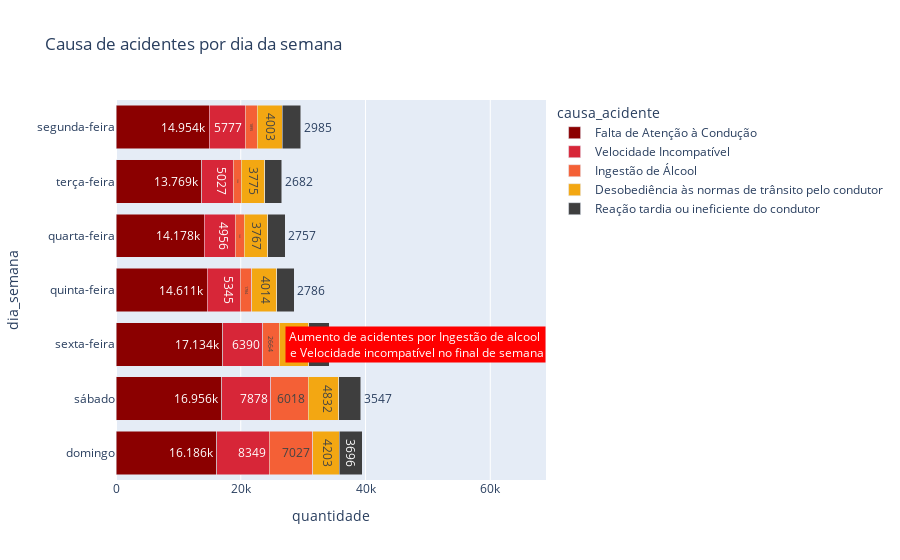

This figure's notebook cell:
### Code cell
fig = px.bar(df_counts,
             y="dia_semana",
             x="quantidade",
             color="causa_acidente",
             barmode="stack",
             orientation="h",
             title='Causa de acidentes por dia da semana',
             category_orders={'dia_semana': ['segunda-feira', 'terça-feira', 'quarta-feira', 'quinta-feira', 'sexta-feira', 'sábado', 'domingo']},
             text_auto=True,
             color_discrete_map={
                 "Falta de Atenção à Condução": "#8B0000",
                 "Velocidade Incompatível": "#D72638",
                 "Ingestão de Álcool": "#F46036",
                 "Desobediência às normas de trânsito pelo condutor": "#F3A712",
                 "Reação tardia ou ineficiente do condutor": "#3E3E3E"
             }  # Substitua pelos nomes corretos das causas
            )

fig.add_annotation(
    x=40000,  # Valor no eixo X onde a anotação será colocada
    y="sexta-feira",  # Dia da semana no eixo Y
    text="Aumento de acidentes por Ingestão de alcool <br> e Velocidade incompatível no final de semana",  # Texto da anotação
    showarrow=True,  # Exibir uma seta
    arrowhead=3,  # Tipo da seta
    ax=50,  # Deslocamento horizontal da seta
    ay=0,  # Deslocamento vertical da seta
    bgcolor="red",  # Cor de fundo da anotação
    font=dict(color="white", size=12)  # Cor e tamanho do texto
)

fig.show()

### Figure 1 — Plotly figure (JSON) as saved in the notebook; plotly's stock layout.template omitted (floating-point values rounded to 4 significant figures)
{"data": [{"hovertemplate": "causa_acidente=Falta de Atenção à Condução<br>quantidade=%{x}<br>dia_semana=%{y}<extra></extra>", "legendgroup": "Falta de Atenção à Condução", "marker": {"color": "#8B0000", "pattern": {"shape": ""}}, "name": "Falta de Atenção à Condução", "orientation": "h", "showlegend": true, "textposition": "auto", "texttemplate": "%{x}", "type": "bar", "x": [17134, 16956, 16186, 14954, 14611, 14178, 13769], "xaxis": "x", "y": ["sexta-feira", "sábado", "domingo", "segunda-feira", "quinta-feira", "quarta-feira", "terça-feira"], "yaxis": "y"}, {"hovertemplate": "causa_acidente=Velocidade Incompatível<br>quantidade=%{x}<br>dia_semana=%{y}<extra></extra>", "legendgroup": "Velocidade Incompatível", "marker": {"color": "#D72638", "pattern": {"shape": ""}}, "name": "Velocidade Incompatível", "orientation": "h", "showlegend": true, "textposition": "auto", "texttemplate": "%{x}", "type": "bar", "x": [8349, 7878, 6390, 5777, 5345, 5027, 4956], "xaxis": "x", "y": ["domingo", "sábado", "sexta-feira", "segunda-feira", "quinta-feira", "terça-feira", "quarta-feira"], "yaxis": "y"}, {"hovertemplate": "causa_acidente=Ingestão de Álcool<br>quantidade=%{x}<br>dia_semana=%{y}<extra></extra>", "legendgroup": "Ingestão de Álcool", "marker": {"color": "#F46036", "pattern": {"shape": ""}}, "name": "Ingestão de Álcool", "orientation": "h", "showlegend": true, "textposition": "auto", "texttemplate": "%{x}", "type": "bar", "x": [7027, 6018, 2664, 1895, 1784, 1449, 1304], "xaxis": "x", "y": ["domingo", "sábado", "sexta-feira", "segunda-feira", "quinta-feira", "quarta-feira", "terça-feira"], "yaxis": "y"}, {"hovertemplate": "causa_acidente=Desobediência às normas de trânsito pelo condutor<br>quantidade=%{x}<br>dia_semana=%{y}<extra></extra>", "legendgroup": "Desobediência às normas de trânsito pelo condutor", "marker": {"color": "#F3A712", "pattern": {"shape": ""}}, "name": "Desobediência às normas de trânsito pelo condutor", "orientation": "h", "showlegend": true, "textposition": "auto", "texttemplate": "%{x}", "type": "bar", "x": [4832, 4725, 4203, 4014, 4003, 3775, 3767], "xaxis": "x", "y": ["sábado", "sexta-feira", "domingo", "quinta-feira", "segunda-feira", "terça-feira", "quarta-feira"], "yaxis": "y"}, {"hovertemplate": "causa_acidente=Reação tardia ou ineficiente do condutor<br>quantidade=%{x}<br>dia_semana=%{y}<extra></extra>", "legendgroup": "Reação tardia ou ineficiente do condutor", "marker": {"color": "#3E3E3E", "pattern": {"shape": ""}}, "name": "Reação tardia ou ineficiente do condutor", "orientation": "h", "showlegend": true, "textposition": "auto", "texttemplate": "%{x}", "type": "bar", "x": [3696, 3547, 3276, 2985, 2786, 2757, 2682], "xaxis": "x", "y": ["domingo", "sábado", "sexta-feira", "segunda-feira", "quinta-feira", "quarta-feira", "terça-feira"], "yaxis": "y"}], "layout": {"annotations": [{"arrowhead": 3, "ax": 50, "ay": 0, "bgcolor": "red", "font": {"color": "white", "size": 12}, "showarrow": true, "text": "Aumento de acidentes por Ingestão de alcool <br> e Velocidade incompatível no final de semana", "x": 40000, "y": "sexta-feira"}], "barmode": "stack", "legend": {"title": {"text": "causa_acidente"}, "tracegroupgap": 0}, "title": {"text": "Causa de acidentes por dia da semana"}, "xaxis": {"anchor": "y", "domain": [0, 1], "title": {"text": "quantidade"}}, "yaxis": {"anchor": "x", "categoryarray": ["domingo", "sábado", "sexta-feira", "quinta-feira", "quarta-feira", "terça-feira", "segunda-feira"], "categoryorder": "array", "domain": [0, 1], "title": {"text": "dia_semana"}}}}
